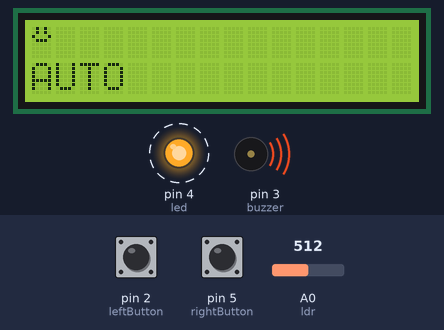
A sketch run on a simulated Arduino Uno, built with avr-gcc and run on an emulated ATmega328P. On the bench: 16×2 character LCD, output pins drawn as LEDs (lit = HIGH), buzzer (waves = sounding, pin HIGH). Dashed ring = blinking. Inputs (shaded band) come from the test bench; at power-on: A0 (ldr) = 512, pin 2 (leftButton) LOW, pin 5 (rightButton) LOW.

Above: at 2.1 s.
2.2 s: A0 (ldr) set to 483
At 3.2 s:
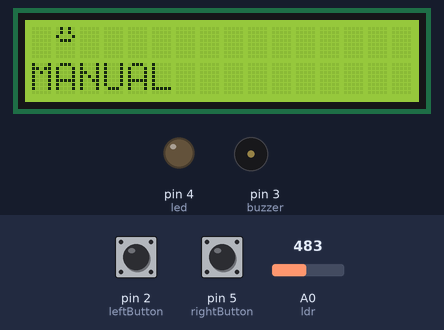
4.1 s: A0 (ldr) set to 510
At 4.5 s:
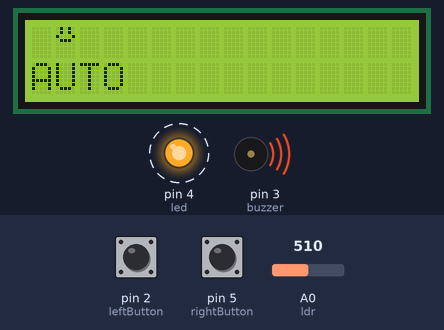
5.6 s: A0 (ldr) set to 490
At 6.6 s:
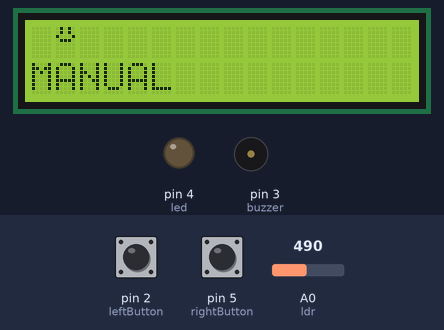
7.3 s: pin 2 (leftButton) pulled HIGH for 0.15 s
At 8.6 s:
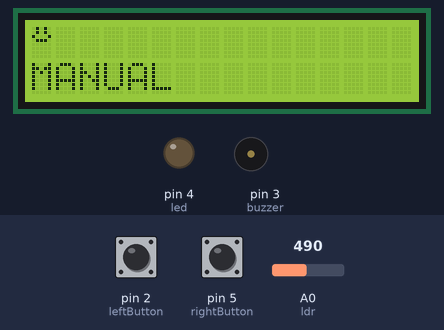
Timing chart, 0 to 9.9 s (numbered marks = the images above; inputs shaded):
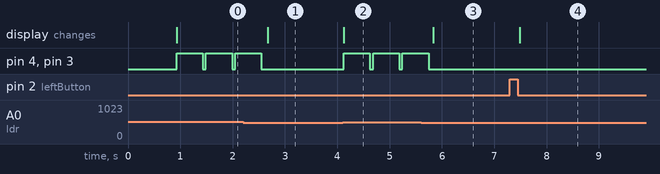

Measured:
- the behaviour switches between 500 and 499 on A0 (ldr) (found by bisection; images 0 and 1)
- after the input at 2.2 s, the display: changes after 0.47 s (image 1)
- after the input at 4.1 s, pin 4 (led), pin 3 (buzzer): alternates HIGH for 0.50 s and LOW for 0.06 s, starting at once; the display: changes at once (image 2)
- after the input at 5.6 s, the display: changes after 0.23 s (image 3)
- after the input at 7.3 s, the display: changes after 0.19 s (image 4)

The sketch:

Mini_Project_1.ino.ino
```cpp
#include <LiquidCrystal_I2C.h>
LiquidCrystal_I2C lcd(0x27, 16, 2);
int leftButton = 2;
int rightButton = 5;
int ldr = A0;
int led = 4;
int buzzer = 3;
int threshold = 500;
int position = 0;
int direction = 1;
bool previous = false;
unsigned long lastval = 0;
const unsigned long previousdelay = 200;
byte happyface[8] = {
  B01010,
  B01010,
  B10001,
  B01110
};
int lastread[2] = {HIGH, HIGH};
int stablestate[2] = {HIGH, HIGH};
unsigned long lastdebounce[2] = {0, 0};
bool buttonPressed(int index, int pin) {
  int reading = digitalRead(pin);
  if (reading != lastread[index]) {
    lastdebounce[index] = millis();
    lastread[index] = reading;
  }
  if (millis() - lastdebounce[index] >= 20) {
    if (reading != stablestate[index]) {
      stablestate[index] = reading;
      if (stablestate[index] == LOW) {
        return true;
      }
    }
  }
  return false;
}
void showCharacter() {
  lcd.setCursor(0, 0);
  lcd.print("                ");
  lcd.setCursor(position, 0);
  lcd.write(byte(0));
}
void automaticSignal() {
  for (int i = 0; i < 3; i++) {
    digitalWrite(led, HIGH);
    digitalWrite(buzzer,HIGH);
    delay(500);
    digitalWrite(led, LOW);
    digitalWrite(buzzer, LOW);
    delay(60);
  }
}
void setup() {
  pinMode(leftButton, INPUT);
  pinMode(rightButton, INPUT);
  pinMode(led, OUTPUT);
  pinMode(buzzer, OUTPUT);
  lcd.init();
  lcd.backlight();
  lcd.createChar(0, happyface);
  lcd.setCursor(0, 0);
  lcd.print("MINI PROJECT 1");
  delay(800);
  lcd.clear();
  showCharacter();
}
void loop() {
  int lightValue = analogRead(ldr);
  bool autoMode = (lightValue >= threshold);
 if (autoMode != previous) {
    previous= autoMode;
    lcd.setCursor(0, 1);
    if (autoMode) {
      lcd.print("AUTO   ");
      showCharacter();
      automaticSignal();
      lastval = millis();
    } else {
      lcd.print("MANUAL   ");
      showCharacter();
    }
  }
  if (autoMode) {
    if (millis() - lastval >= previousdelay) {
      lastval = millis();
      position += direction;
      if (position >= 15) {
        position = 15;
        direction = -1;
      }
      if (position <= 0) {
        position = 0;
        direction = 1;
      }
      showCharacter();
    }
  } else {
        if (buttonPressed(0, leftButton)) {
      if (position > 0) {
        position--;
        showCharacter();
      }
    }
    if (buttonPressed(1, rightButton)) {
      if (position < 15) {
        position++;
        showCharacter();
      }
    }
  }
}
```
